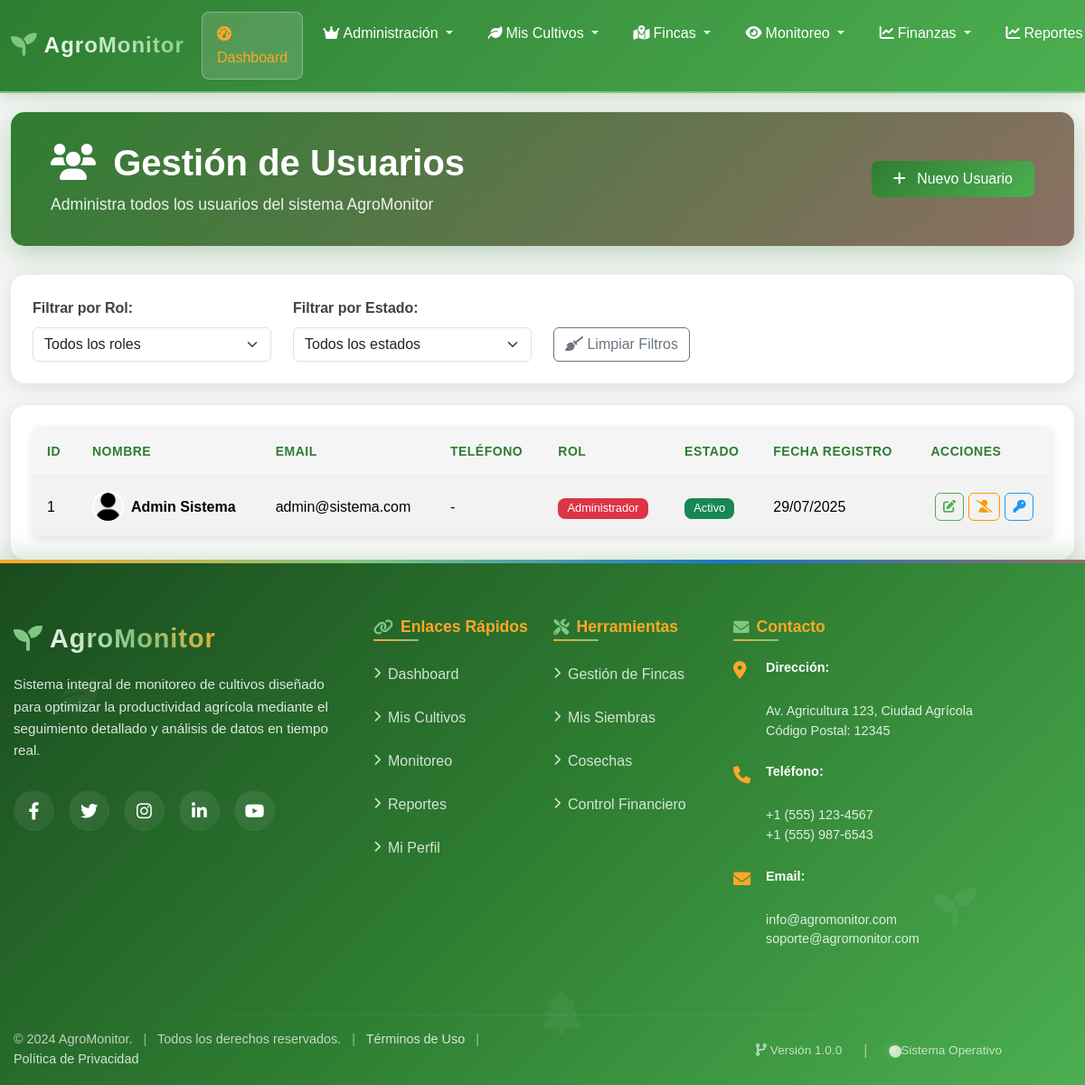
The page /VISTAS/usuarios.php (signed in) on the database its author committed.
### tables this page shows
CREATE TABLE usuarios (
    usu_id INT PRIMARY KEY AUTO_INCREMENT,
    usu_nombre VARCHAR(100) NOT NULL,
    usu_apellido VARCHAR(100) NOT NULL,
    usu_email VARCHAR(150) UNIQUE NOT NULL,
    usu_password VARCHAR(255) NOT NULL,
    usu_telefono VARCHAR(20),
    usu_rol ENUM('administrador', 'agricultor', 'supervisor') DEFAULT 'agricultor',
    usu_estado ENUM('activo', 'inactivo') DEFAULT 'activo',
    usu_fecha_registro TIMESTAMP DEFAULT CURRENT_TIMESTAMP,
    usu_fecha_actualizacion TIMESTAMP DEFAULT CURRENT_TIMESTAMP ON UPDATE CURRENT_TIMESTAMP
);

### CONFIG/Conexion.php (called while the page is built, shortened)
<?php
  class Conexion{
    private $mysqli;
    function __construct() {
        $this->mysqli = new MySQLi(DB_HOST, DB_USERNAME, DB_PASSWORD, DB_NAME);
        $this->mysqli->set_charset(DB_ENCODE);
    }
    function getMysqli() {
        return $this->mysqli;
    }
  }
?>

### MODELOS/usuarios_m.php (called while the page is built, shortened)
<?php
require_once(dirname(__FILE__) . "/../CONFIG/Conexion.php");
class Usuario {
    private $conexion;
    public function __construct() {
        try {
            $this->conexion = new Conexion();
        } catch (Exception $e) {
            error_log("Error al inicializar Usuario: " . $e->getMessage());
            throw $e;
        }
    }
    public function listarUsuarios($limite = null, $offset = 0, $filtro_rol = null, $filtro_estado = null) {
        try {
            $sql = "SELECT usu_id, usu_nombre, usu_apellido, usu_email, usu_telefono, usu_rol, usu_estado, usu_fecha_registro, usu_fecha_actualizacion
                    FROM usuarios WHERE 1=1";
            $sql .= " ORDER BY usu_fecha_registro DESC";
            $resultado = $this->conexion->getMysqli()->query($sql);
            if ($resultado) {
                $usuarios = array();
                while ($row = $resultado->fetch_assoc()) {
                    $usuarios[] = array(
                        'usuario_id' => $row['usu_id'],
                        'nombre' => $row['usu_nombre'],
                        'apellido' => $row['usu_apellido'],
                        'email' => $row['usu_email'],
                        'telefono' => $row['usu_telefono'],
                        'rol' => $row['usu_rol'],
                        'estado' => $row['usu_estado'],
                        'fecha_registro' => $row['usu_fecha_registro'],
                        'fecha_actualizacion' => $row['usu_fecha_actualizacion']
                    );
                }
                return array(
                    'success' => true,
                    'usuarios' => $usuarios
                );
            } else {
                return array(
                    'success' => false,
                    'message' => 'Error al obtener usuarios'
                );
            }
        } catch (Exception $e) {
            error_log("Error en listarUsuarios: " . $e->getMessage());
            return array(
                'success' => false,
                'message' => 'Error interno del servidor'
            );
        }
    }
}
?>

### CONFIG/roles.php (called while the page is built, shortened)
<?php
function obtenerTextoRol($rol) {
    $roles = array(
        'administrador' => 'Administrador',
        'agricultor' => 'Agricultor',
        'supervisor' => 'Supervisor'
    );
    return isset($roles[$rol]) ? $roles[$rol] : $rol;
}
function obtenerColorRol($rol) {
    $colores = array(
        'administrador' => 'bg-danger',
        'agricultor' => 'bg-success',
        'supervisor' => 'bg-warning'
    );
    return isset($colores[$rol]) ? $colores[$rol] : 'bg-secondary';
}
?>

### VISTAS/usuarios.php (the view, shortened to what this page needs)
<?php
require_once('../CONFIG/roles.php');
require_once('../MODELOS/usuarios_m.php');
$usuario_modelo = new Usuario();
$usuarios = $usuario_modelo->listarUsuarios();
?>
<!DOCTYPE html>
<html lang="es">
<head>
    <link href="../Bootstrap/css/bootstrap.min.css" rel="stylesheet">
    <link href="../DataTables/datatables.min.css" rel="stylesheet">
    <link href="https://cdnjs.cloudflare.com/ajax/libs/font-awesome/6.0.0/css/all.min.css" rel="stylesheet">
    <link href="CSS/dashboard.css" rel="stylesheet">
    <link href="CSS/admin_usuarios.css" rel="stylesheet">
    <link href="partials/CSS/navbar.css" rel="stylesheet">
    <link href="partials/CSS/footer.css" rel="stylesheet">
    <link rel="stylesheet" href="https://cdnjs.cloudflare.com/ajax/libs/aos/2.3.4/aos.css">
</head>
<body>
    <?php include('partials/navbar.php'); ?>
    <div class="container-fluid main-container mt-4">
        <div class="usuarios-header" data-aos="fade-down">
            <div class="container">
                <div class="row align-items-center">
                    <div class="col-lg-8 col-md-12 mb-3 mb-lg-0">
                        <h2 class="page-title">
                            <i class="fas fa-users me-2"></i>
                            <span class="d-block d-sm-inline">Gestión de Usuarios</span>
                        </h2>
                        <p class="page-subtitle">
                            <span class="d-block d-sm-inline">Administra todos los usuarios del sistema AgroMonitor</span>
                        </p>
                    </div>
                    <div class="col-lg-4 col-md-12 text-lg-end text-center">
                        <button type="button" class="btn btn-primary btn-responsive" data-bs-toggle="modal" data-bs-target="#modalNuevoUsuario">
                            <i class="fas fa-plus me-2"></i>
                            <span class="d-none d-sm-inline">Nuevo Usuario</span>
                        </button>
                    </div>
                </div>
            </div>
        </div>
        <div class="row">
            <div class="col-12">
                <div class="card mb-4">
                    <div class="card-body">
                        <div class="row">
                            <div class="col-md-3">
                                <label for="filtroRol" class="form-label">Filtrar por Rol:</label>
                                <select class="form-select" id="filtroRol">
                                    <option value="">Todos los roles</option>
                                </select>
                            </div>
                            <div class="col-md-3">
                                <label for="filtroEstado" class="form-label">Filtrar por Estado:</label>
                                <select class="form-select" id="filtroEstado">
                                    <option value="">Todos los estados</option>
                                </select>
                            </div>
                            <div class="col-md-6 d-flex align-items-end">
                                <button type="button" class="btn btn-outline-secondary" id="btnLimpiarFiltros">
                                    <i class="fas fa-broom"></i> Limpiar Filtros
                                </button>
                            </div>
                        </div>
                    </div>
                </div>
                <div class="card">
                    <div class="card-body">
                        <div class="table-responsive">
                            <table id="tablaUsuarios" class="table table-striped table-hover">
                                <thead class="table-dark">
                                    <tr>
                                        <th>ID</th>
                                        <th>Nombre</th>
                                        <th>Email</th>
                                        <th>Teléfono</th>
                                        <th>Rol</th>
                                        <th>Estado</th>
                                        <th>Fecha Registro</th>
                                        <th>Acciones</th>
                                    </tr>
                                </thead>
                                <tbody>
                                    <?php if ($usuarios['success']): ?>
                                        <?php foreach ($usuarios['usuarios'] as $usuario): ?>
                                            <tr data-rol="<?php echo $usuario['rol']; ?>" data-estado="<?php echo $usuario['estado']; ?>">
                                                <td><?php echo $usuario['usuario_id']; ?></td>
                                                <td>
                                                    <div class="d-flex align-items-center">
                                                        <img src="../PUBLIC/Img/user.png" alt="Avatar" class="user-avatar me-2">
                                                        <div>
                                                            <strong><?php echo htmlspecialchars($usuario['nombre'] . ' ' . $usuario['apellido']); ?></strong>
                                                        </div>
                                                    </div>
                                                </td>
                                                <td><?php echo htmlspecialchars($usuario['email']); ?></td>
                                                <td><?php echo htmlspecialchars($usuario['telefono'] ?: '-'); ?></td>
                                                <td>
                                                    <span class="badge <?php echo obtenerColorRol($usuario['rol']); ?>">
                                                        <?php echo obtenerTextoRol($usuario['rol']); ?>
                                                    </span>
                                                </td>
                                                <td>
                                                    <span class="badge status-badge <?php echo $usuario['estado'] == 'activo' ? 'bg-success' : 'bg-danger'; ?>">
                                                        <?php echo ucfirst($usuario['estado']); ?>
                                                    </span>
                                                </td>
                                                <td><?php echo date('d/m/Y', strtotime($usuario['fecha_registro'])); ?></td>
                                                <td>
                                                    <div class="btn-group-actions">
                                                        <button type="button" class="btn btn-sm btn-outline-primary btn-editar"
                                                                data-id="<?php echo $usuario['usuario_id']; ?>"
                                                                data-bs-toggle="modal" data-bs-target="#modalEditarUsuario">
                                                            <i class="fas fa-edit"></i>
                                                        </button>
                                                        <?php if ($usuario['estado'] == 'activo'): ?>
                                                            <button type="button" class="btn btn-sm btn-outline-warning btn-cambiar-estado"
                                                                    data-id="<?php echo $usuario['usuario_id']; ?>"
                                                                    data-estado="inactivo"
                                                                    title="Desactivar">
                                                                <i class="fas fa-user-slash"></i>
                                                            </button>
                                                        <?php endif; ?>
                                                        <button type="button" class="btn btn-sm btn-outline-info btn-resetear-password"
                                                                data-id="<?php echo $usuario['usuario_id']; ?>"
                                                                title="Resetear Contraseña">
                                                            <i class="fas fa-key"></i>
                                                        </button>
                                                    </div>
                                                </td>
                                            </tr>
                                        <?php endforeach; ?>
                                    <?php endif; ?>
                                </tbody>
                            </table>
                        </div>
                    </div>
                </div>
            </div>
        </div>
    </div>
    <?php include('partials/footer.php'); ?>
</body>
</html>

### rows shown on the page
usuarios: usu_id "1", usu_nombre+usu_apellido "Admin Sistema", usu_email "admin@sistema.com", telefono "-", usu_rol "Administrador", usu_estado "Activo", fecha_registro "29/07/2025"
